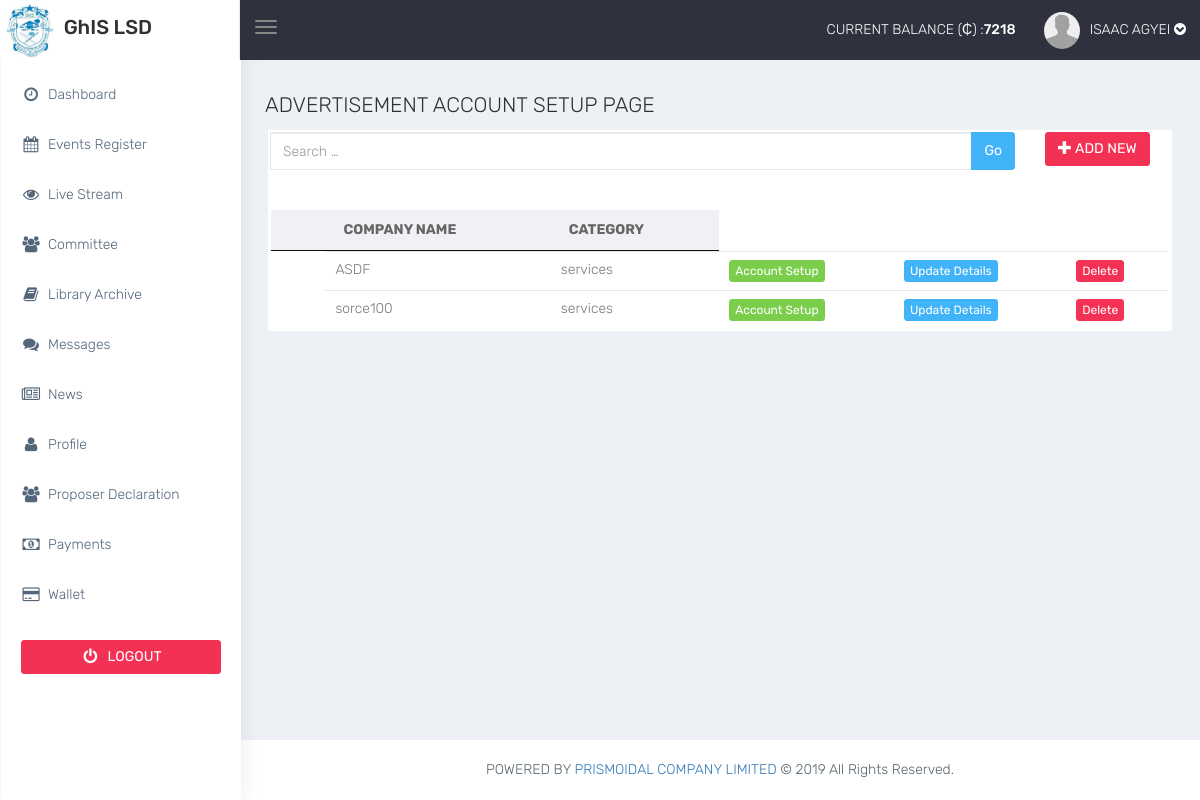
The page /pages/admin_advertisement.php (signed in) on the database its author committed.
### tables this page shows
CREATE TABLE `members` (
  `members_id` int(11) NOT NULL,
  `first_name` varchar(100) NOT NULL,
  `last_name` varchar(100) NOT NULL,
  `other_name` varchar(100) NOT NULL,
  `dob` varchar(20) NOT NULL,
  `personal_contact` varchar(20) NOT NULL,
  `emergency_contact` varchar(20) NOT NULL,
  `house_number` varchar(50) NOT NULL,
  `house_location` varchar(255) NOT NULL,
  `postal_address` varchar(255) NOT NULL,
  `professional_number` varchar(20) NOT NULL,
  `year_elected` int(11) NOT NULL,
  `surveyor_type` varchar(50) NOT NULL,
  `designation` varchar(255) NOT NULL,
  `company_name` varchar(255) NOT NULL,
  `company_type` varchar(255) NOT NULL,
  `company_contact` varchar(255) NOT NULL,
  `corporate_email` varchar(100) NOT NULL,
  `region` varchar(50) NOT NULL,
  `office_location` varchar(255) NOT NULL,
  `company_address` varchar(255) NOT NULL,
  `current_balance` varchar(100) NOT NULL,
  `committes` text NOT NULL,
  `date_done` timestamp NOT NULL DEFAULT current_timestamp(),
  `division` varchar(20) NOT NULL,
  `user_id` varchar(11) NOT NULL
);

CREATE TABLE `advert_company` (
  `advert_com_id` int(11) NOT NULL,
  `advert_com_name` varchar(200) NOT NULL,
  `advert_com_address` varchar(500) NOT NULL,
  `advert_com_location` varchar(200) NOT NULL,
  `advert_com_tel` int(11) NOT NULL,
  `advert_com_category` varchar(50) NOT NULL,
  `record_hide` varchar(4) NOT NULL,
  `made_by` int(11) NOT NULL,
  `date_done` timestamp NOT NULL DEFAULT current_timestamp()
);

### pages/Classes/db/db.php (called while the page is built)
<?php
	class DbConnect{
		private $host = "localhost";
		private $dbname = "ghislsd_db";
		private $user = "root";
		private $password = "";
		public function connect(){
			try {
					$conn = new PDO("mysql:host=".$this->host."; dbname=".$this->dbname,$this->user,$this->password);
					$conn->setAttribute(PDO::ATTR_ERRMODE,PDO::ERRMODE_EXCEPTION);
					return $conn;
			} catch (PDOException $e) {
				echo "Database Error:".$e->getMessage();
			}
		}
	}
 ?>

### pages/Classes/UserBalance.php (called while the page is built, shortened)
<?php
	class UserBalance{
		private $dbConn;
		public function __construct(){
			require_once("db/db.php");
			$db = new DbConnect();
			$this->dbConn = $db->connect();
		}
			function get_balance(){
				$sql="SELECT current_balance FROM members WHERE professional_number = :memberId";
				$stmt = $this->dbConn->prepare($sql);
				$stmt->bindParam(":memberId",$_SESSION['member_id']);
				if ($stmt->execute()) {
					$results= $stmt->fetch(PDO::FETCH_ASSOC);
					return $results;
				}
				else{
					die();
					}
			}
			}
 ?>

### pages/Classes/Users.php (called while the page is built, shortened)
<?php
	class Users{
		private $dbConn;
		public function __construct(){
			require_once("db/db.php");
			$db = new DbConnect();
			$this->dbConn = $db->connect();
		}
				function get_header_fullname($data){
						$nameSql = "SELECT first_name,last_name FROM members WHERE professional_number=:professionalNumber";
						$nameStmt = $this->dbConn->prepare($nameSql);
						$nameStmt->bindParam(":professionalNumber",$data);
						if ($nameStmt->execute()) {
							$nameResults = $nameStmt->fetch(PDO::FETCH_ASSOC);
							if (!empty($nameResults)) {
								return $nameResults['first_name']." ".$nameResults['last_name'];
							}
							else{
								return $data;
							}
						}
				}
}
 ?>

### pages/Classes/AdvertCompany.php (called while the page is built, shortened)
<?php
	class AdvertCompany{
		private $dbConn;
		private $recordHide = "NO";
		private $table= "advert_company";
		public function __construct(){
			require_once("db/db.php");
			$db = new DbConnect();
			$this->dbConn = $db->connect();
		}
			function get_advert_companys(){
				$sql="SELECT * FROM $this->table WHERE record_hide =:recordHide ORDER BY advert_com_id DESC";
				$stmt = $this->dbConn->prepare($sql);
				$stmt->bindParam(":recordHide",$this->recordHide);
				if ($stmt->execute()) {
					$results= $stmt->fetchAll(PDO::FETCH_ASSOC);
					return $results;
				}
				else{
					die();
					}
			}
	}
 ?>

### pages/admin_advertisement.php (the view, shortened to what this page needs)
<?php include("header.php");
  require_once("Classes/AdvertCompany.php");
?>
<div class="row">
    <div class="col-sm-12">
        <h3 class="box-title">ADVERTISEMENT ACCOUNT SETUP PAGE</h3>
        <div class="white-box">
            <div class="row">
              <div class="col-md-10">
                <form action="usersearch.php" method="POST">
                  <div class="input-group">
                   <input type="text" name="search" class="form-control" placeholder="Search &hellip;" id="searchInput" autocomplete="off">
                    <span class="input-group-btn"><button type="button" class="btn btn-info">Go</button></span>
                  </div>
                 </form>
              </div>
              <div class="col-md-2">
                 <button data-toggle="modal" data-target="#myModal" class="btn btn-danger"><span class="glyphicon glyphicon-plus"></span> ADD NEW</button>
              </div>
            </div>
            <div class="table-responsive"><br>
                <div class="table-responsive"><br>
                <table class="table table-hover">
                    <thead>
                        <tr>
                            <th></th>
                            <th>COMPANY NAME</th>
                            <th>CATEGORY</th>
                        </tr>
                    </thead>
                   <tbody id="resultsDisplay">
                        <?php
                          $objAdvertCompany = new AdvertCompany();
                          $advercoms = $objAdvertCompany->get_advert_companys();
                          foreach ($advercoms as $advercom) {
                                  echo "
                                      <tr class='row'>
                                        <td>".$advercom["advert_com_name"]."</td>
                                        <td>".$advercom["advert_com_category"]."</td>
                                        <td>
                                          <input type='button' name='view' value='Account Setup' id='".trim($advercom["advert_com_id"])."' class='btn btn-success btn-xs account_setup' />
                                        </td>
                                        <td>
                                          <input type='button' name='view' value='Update Details' id='".trim($advercom["advert_com_id"])."' class='btn btn-info btn-xs update_data' />
                                        </td>
                                        <td>
                                          <input type='button' name='view' value='Delete' id='".trim($advercom["advert_com_id"])."' class='btn btn-danger btn-xs del_data' />
                                        </td>
                                      </tr>
                                    ";
                              }
                         ?>
                    </tbody>
                </table>
              </div>
            </div>
        </div>
    </div>
</div>
<?php include("footer.php");?>

### pages/header.php (shortened to what this page needs)
<?php include_once("Classes/Check.php");
      require_once("Classes/UserBalance.php");
      require_once("Classes/Users.php");
      $objUsers = new Users;
?>
<!DOCTYPE html>
<html lang="en">
<head>
    <link href="bootstrap/dist/css/bootstrap.min.css" rel="stylesheet">
    <link href="../plugins/bower_components/sidebar-nav/dist/sidebar-nav.min.css" rel="stylesheet">
    <link href="css/animate.css" rel="stylesheet">
    <link href="css/style.css" rel="stylesheet">
    <link href="css/colors/default.css" id="theme" rel="stylesheet">
    <link rel="stylesheet" type="text/css" href="../plugins/bower_components\datepicker\datepicker.css">
    <link rel="stylesheet" type="text/css" href="../plugins/bower_components\select2\select2.min.css">
    <link rel="stylesheet" type="text/css" href="../plugins/bower_components\parsley\parsley.css">
    <link href="../plugins/bower_components/toastr/toastr.min.css" rel="stylesheet">
    <link rel="stylesheet" type="text/css" href="css/datatables.css">
    <link rel="stylesheet" type="text/css" href="../plugins/bower_components\bootstrap-toggle\bootstrap-toggle.min.css">
</head>
<body class="fix-header">
    <div id="wrapper">
        <nav class="navbar navbar-default navbar-static-top m-b-0">
            <div class="navbar-header">
                <div class="top-left-part">
                    <img src="../plugins/images/logo.jpg" alt="home" width="60px" height="60px" />
                    <span style="font-size: 20px;"><b>GhIS LSD</b></span>
                </div>
                <ul class="nav navbar-top-links navbar-left pull-left">
                  <br>
                  <button type="button" class="navbar-toggle collapsed" data-toggle="collapse" data-target="#navbar" aria-expanded="false" aria-controls="navbar" aria-expanded="false" style="color:white;">
                    <span class="icon-bar"></span>
                    <span class="icon-bar"></span>
                    <span class="icon-bar"></span>
                  </button>
                </ul>
                <ul class="nav navbar-top-links navbar-right pull-right">
                    <li>
                        <?php
                            if ($_SESSION['account_type'] ==  'member') {
                                $objUserBalance = new UserBalance;
                                $getBalance = $objUserBalance->get_balance();
                                echo "<a>CURRENT BALANCE (₵) :<b>".trim($getBalance["current_balance"])."</b></a>";
                            }
                         ?>
                    </li>
                    <li class="dropdown">
                        <a class="profile-pic dropdown-toggle" data-toggle="dropdown" href="#"> <img src="../plugins/images/avatar.png" alt="user-img" width="36" class="img-circle"><?php echo strtoupper($objUsers->get_header_fullname($_SESSION["member_id"])); ?> <i class="fa fa-chevron-circle-down"></i> </a>
                    </li>
                </ul>
            </div>
        </nav>
        <div id="navbar">
            <div class="col-md-2">
                <div class="navbar-default sidebar" role="navigation">
                    <div class="sidebar-nav slimscrollsidebar ">
                        <ul class="nav" id="side-menu">
                            <li style="padding: 70px 0 0;"><a href="dashboard.php" class="waves-effect"><i class="fa fa-clock-o fa-fw" aria-hidden="true"></i>Dashboard</a></li>
                        </ul>
                        <div class="center p-20">
                             <a href="Script/log_out.php" class="btn btn-danger btn-block waves-effect waves-light"> <i class="fa fa-power-off fa-fw" aria-hidden="true"> </i>LOGOUT</a>
                         </div>
                    </div>
                </div>
            </div>
            <div class="col-md-10">
            </div>
        </div>
        <div id="page-wrapper">
            <div class="container-fluid"><br>

### pages/css/colors/default.css (style rules this page uses)
body { background: #fff; }
.top-left-part { background: #fff; }
.navbar-header { background: #2f323e; }
.navbar-top-links > li > a { color: #ffffff; }
.sidebar { background: #fff; box-shadow: 1px 0px 20px rgba(0, 0, 0, 0.08); }
#side-menu li a { color: #54667a; }
#side-menu li a { color: #54667a; border-left: 0px solid #fff; }
#side-menu > li > a { border-left: 3px solid transperant; }

### pages/css/datatables.css (style rules this page uses)
table.dataTable { width: 100%; margin: 0 auto; clear: both; border-collapse: separate; border-spacing: 0; }
table.dataTable thead th, table.dataTable tfoot th { font-weight: bold; }
table.dataTable thead th, table.dataTable thead td { padding: 10px 18px; border-bottom: 1px solid #111; }
table.dataTable tbody tr { background-color: #ffffff; }
table.dataTable tbody th, table.dataTable tbody td { padding: 8px 10px; }
table.dataTable, table.dataTable th, table.dataTable td { box-sizing: content-box; }

### rows shown on the page
members: current_balance "7218", $objUsers->get_header_fullname($_SESSION["member_id"]) "ISAAC AGYEI"
advert_company: advert_com_name "ASDF", advert_com_category "services"
advert_company: advert_com_name "sorce100", advert_com_category "services"
